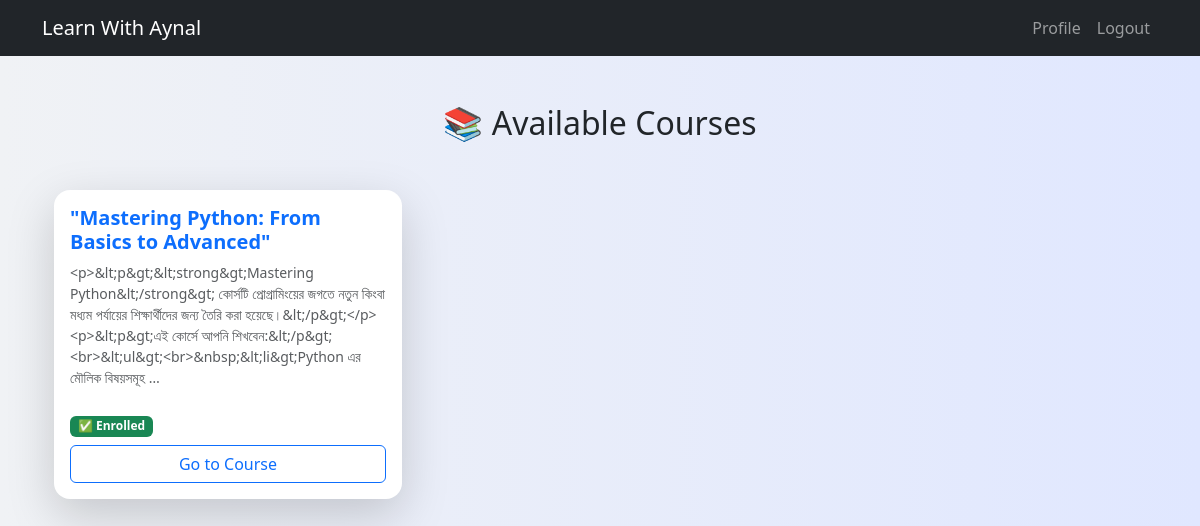
Screenshot of / (signed in) with the database file from the repository.
### course/models.py (models this page shows, shortened)
class Course(models.Model):
    title = models.CharField(max_length=255)
    description = CKEditor5Field('Text', config_name='default')
    instructor = models.ForeignKey(User, on_delete=models.CASCADE)
    created_at = models.DateTimeField(auto_now_add=True)

### course/views.py (the view)
# urls.py: path('', views.course_list, name='course_list'),
def course_list(request):
    courses = Course.objects.all()
    if request.user.is_authenticated:
       enrolled_courses = Enrollment.objects.filter(user=request.user).values_list('course_id', flat=True)
    else:
        enrolled_courses = []
    return render(request, 'course_list.html', {
        'courses': courses,
        'enrolled_courses': enrolled_courses
    })

### course/templates/course_list.html (shortened to what this page needs)
{% extends 'base.html' %}
{% block content %}
<div class="container py-4">
    <h2 class="text-center mb-5">📚 Available Courses</h2>
    <div class="row row-cols-1 row-cols-md-2 row-cols-lg-3 g-4">
        {% for course in courses %}
            <div class="col">
                <div class="card h-100 shadow-lg border-0 rounded-4">
                    <div class="card-body d-flex flex-column">
                        <h5 class="card-title text-primary fw-bold">{{ course.title }}</h5>
                        <p class="card-text text-muted small mb-4">{{ course.description|truncatewords:20 }}</p>
                        <div class="mt-auto">
                            {% if course.id in enrolled_courses %}
                                <span class="badge bg-success mb-2">✅ Enrolled</span><br>
                                <a href="{% url 'course_detail' course.id %}" class="btn btn-outline-primary w-100">Go to Course</a>
                            {% else %}
                                <a href="{% url 'enroll_course' course.id %}" class="btn btn-primary w-100">Enroll Now</a>
                            {% endif %}
                        </div>
                    </div>
                </div>
            </div>
        {% empty %}
            <div class="col-12 text-center">
                <p class="text-muted">No courses available at the moment. Please check back later!</p>
            </div>
        {% endfor %}
    </div>
</div>
{% endblock %}

### static/css/styles.css (style rules this page uses)
body { background: linear-gradient(to right, #f0f2f5, #e0e7ff); font-family: 'Segoe UI', Tahoma, Geneva, Verdana, sans-serif; }
.card { border-radius: 1rem; }

### rows the page displays
Course: title "\"Mastering Python: From Basics to Advanced\"", description "<p>&lt;p&gt;&lt;strong&gt;Mastering Python&lt;/strong&gt; কোর্সটি প্রোগ্রামিংয়ের জগতে নতুন কিংবা মধ্যম পর্যায়ের শিক্ষার্থীদের জন্য তৈরি করা হয়েছে।&lt;/p&gt;</p><p>&lt;p&gt;এই কোর্সে আপনি শিখবেন:&lt;/p&gt;<br>&lt;ul&gt;<br>&nbsp;&lt;li&gt;Python এর মৌলিক বিষয়সমূহ …", shows "✅ Enrolled"
